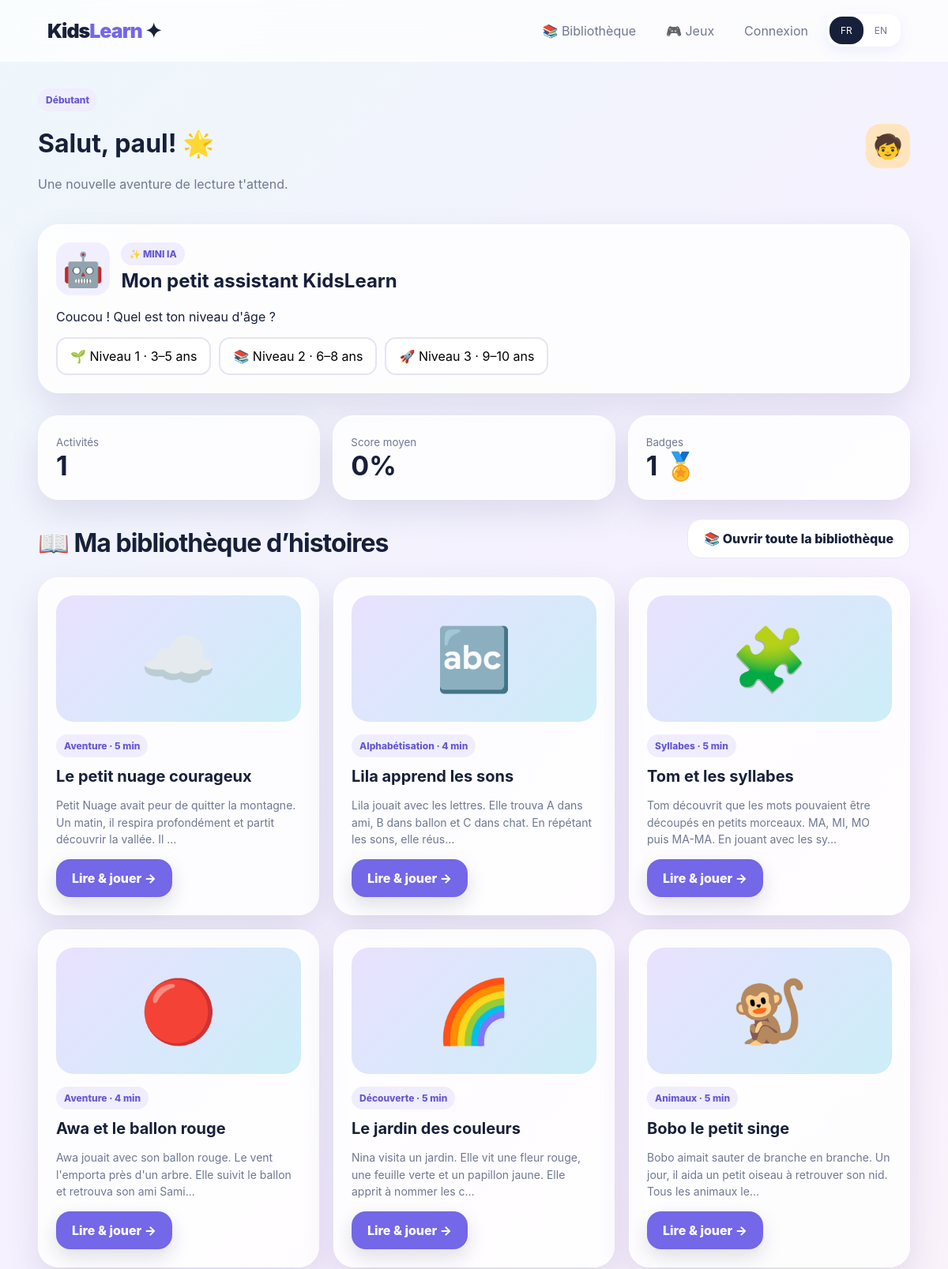
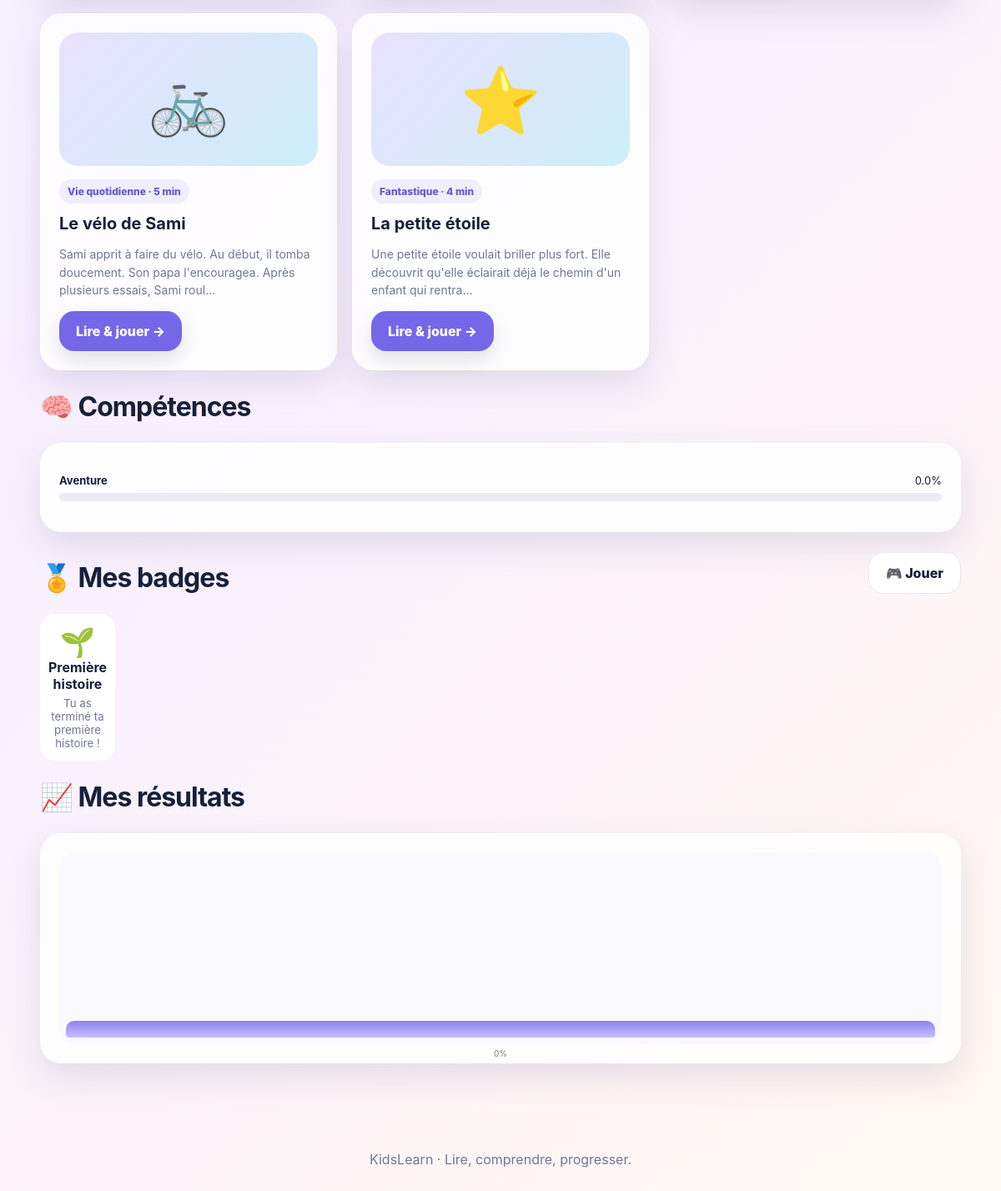
Screenshot of /child/1 with the database file from the repository (2 pictures, top to bottom).
### tables this page shows
CREATE TABLE children(
      id INTEGER PRIMARY KEY AUTOINCREMENT,parent_id INTEGER NOT NULL,name TEXT NOT NULL,
      age INTEGER NOT NULL,level TEXT NOT NULL,avatar TEXT DEFAULT '🧒',
      FOREIGN KEY(parent_id) REFERENCES users(id)
    );

CREATE TABLE stories(
      id INTEGER PRIMARY KEY AUTOINCREMENT,title_fr TEXT NOT NULL,title_en TEXT NOT NULL,
      level TEXT NOT NULL,category TEXT NOT NULL,minutes INTEGER NOT NULL,emoji TEXT NOT NULL,
      text_fr TEXT NOT NULL,text_en TEXT NOT NULL
    );

CREATE TABLE child_badges(
      child_id INTEGER NOT NULL,badge_id INTEGER NOT NULL,earned_at TEXT DEFAULT CURRENT_TIMESTAMP,
      PRIMARY KEY(child_id,badge_id),FOREIGN KEY(child_id) REFERENCES children(id),FOREIGN KEY(badge_id) REFERENCES badges(id)
    );

CREATE TABLE badges(
      id INTEGER PRIMARY KEY AUTOINCREMENT,code TEXT UNIQUE NOT NULL,name_fr TEXT NOT NULL,name_en TEXT NOT NULL,
      icon TEXT NOT NULL,description_fr TEXT NOT NULL,description_en TEXT NOT NULL
    );

CREATE TABLE results(
      id INTEGER PRIMARY KEY AUTOINCREMENT,child_id INTEGER NOT NULL,story_id INTEGER NOT NULL,
      score INTEGER NOT NULL,total INTEGER NOT NULL,percentage INTEGER NOT NULL,created_at TEXT DEFAULT CURRENT_TIMESTAMP,
      FOREIGN KEY(child_id) REFERENCES children(id),FOREIGN KEY(story_id) REFERENCES stories(id)
    );

### app.py (the view)
@app.get("/child/<int:child_id>")
def child_dashboard(child_id):
    child=get_child_by_id(child_id)
    if not child: return redirect(url_for("login"))
    if session.get("role")=="parent" and child["parent_id"]!=session["user_id"]: return redirect(url_for("parent_dashboard"))
    if session.get("role")=="child" and session.get("user_id")!=child_id: return redirect(url_for("login"))
    progress=get_child_progress(child_id)
    return render_template("child_dashboard.html",child=child,stories=get_stories(child["level"]),progress=progress,badges=get_child_badges(child_id),skills=get_skill_progress(child_id))

### app.py (called while the page is built)
@app.context_processor
def globals():
    return {"current_lang":session.get("lang","fr"),"langs":LANGS,"user":session.get("user")}

### database.py (called while the page is built)
def get_db():
    conn = sqlite3.connect(DB_PATH)
    conn.row_factory = sqlite3.Row
    return conn

def get_child_by_id(child_id):
    conn=get_db(); row=conn.execute("SELECT * FROM children WHERE id=?",(child_id,)).fetchone(); conn.close()
    return dict(row) if row else None

def get_stories(level=None):
    conn=get_db()
    rows=conn.execute("SELECT * FROM stories "+("WHERE level=? " if level else "")+"ORDER BY id",
                      (level,) if level else ()).fetchall()
    conn.close(); return [dict(r) for r in rows]

def get_child_progress(child_id):
    conn=get_db()
    rows=conn.execute("""SELECT r.*,s.title_fr,s.title_en,s.level,s.category
                         FROM results r JOIN stories s ON s.id=r.story_id
                         WHERE r.child_id=? ORDER BY r.created_at DESC""",(child_id,)).fetchall()
    conn.close(); return [dict(r) for r in rows]

def get_child_badges(child_id):
    conn=get_db()
    rows=conn.execute("""SELECT b.*,cb.earned_at FROM child_badges cb JOIN badges b ON b.id=cb.badge_id
                         WHERE cb.child_id=? ORDER BY cb.earned_at DESC""",(child_id,)).fetchall()
    conn.close(); return [dict(r) for r in rows]

def get_skill_progress(child_id):
    conn=get_db()
    rows=conn.execute("""SELECT q.skill,ROUND(AVG(CASE WHEN q.answer = x.chosen THEN 100.0 ELSE 0 END)) score
                         FROM questions q JOIN (
                           SELECT q2.id,q2.answer,COALESCE(r.percentage,0) AS result_score,
                                  CASE WHEN r.percentage>=50 THEN q2.answer ELSE '' END chosen
                           FROM questions q2 LEFT JOIN results r ON r.story_id=q2.story_id AND r.child_id=?
                         ) x ON x.id=q.id GROUP BY q.skill""",(child_id,)).fetchall()
    rows2=conn.execute("""SELECT s.category skill,ROUND(AVG(r.percentage)) score
                          FROM results r JOIN stories s ON s.id=r.story_id
                          WHERE r.child_id=? GROUP BY s.category""",(child_id,)).fetchall()
    conn.close(); return [dict(r) for r in rows2]

### templates/child_dashboard.html (shortened to what this page needs)
{% extends "base.html" %}
{% block content %}
<div class="dashboard-head">
  <div><span class="tag">{{ child.level }}</span><h1>{{ "Salut" if current_lang=="fr" else "Hi" }}, {{ child.name }}! 🌟</h1>
  <p class="muted">{{ "Une nouvelle aventure de lecture t'attend." if current_lang=="fr" else "A new reading adventure is waiting for you." }}</p></div>
  <div class="avatar">{{ child.avatar }}</div>
</div>
{% include "ai_widget.html" %}
<section class="kpis">
  <div class="card kpi"><small>{{ "Activités" if current_lang=="fr" else "Activities" }}</small><strong>{{ progress|length }}</strong></div>
  <div class="card kpi"><small>{{ "Score moyen" if current_lang=="fr" else "Average score" }}</small><strong>{{ (progress|map(attribute='percentage')|list|sum // (progress|length or 1)) }}%</strong></div>
  <div class="card kpi"><small>{{ "Badges" if current_lang=="fr" else "Badges" }}</small><strong>{{ badges|length }} 🏅</strong></div>
</section>
<div class="section-title"><h2>📖 {{ "Ma bibliothèque d’histoires" if current_lang=="fr" else "My story library" }}</h2><a class="btn alt" href="{{ url_for('library', level=child.level) }}">📚 {{ "Ouvrir toute la bibliothèque" if current_lang=="fr" else "Open full library" }}</a></div>
<section class="grid">
{% for s in stories %}
<article class="card story-card"><div class="story-cover">{{ s.emoji }}</div><span class="tag">{{ s.category }} · {{ s.minutes }} min</span>
<h3>{{ s.title_fr if current_lang=="fr" else s.title_en }}</h3><p>{{ (s.text_fr if current_lang=="fr" else s.text_en)[:115] }}…</p>
<a class="btn purple" href="{{ url_for('story',story_id=s.id) }}">{{ "Lire & jouer" if current_lang=="fr" else "Read & play" }} →</a></article>
{% endfor %}
</section>
<div class="section-title"><h2>🧠 {{ "Compétences" if current_lang=="fr" else "Skills" }}</h2></div>
<div class="card">
{% if skills %}{% for s in skills %}<div class="skill"><div class="skill-top"><b>{{ s.skill }}</b><span>{{ s.score }}%</span></div><div class="progress"><span data-progress="{{ s.score }}"></span></div></div>{% endfor %}
{% else %}<p class="muted">{{ "Termine une première activité pour voir tes compétences." if current_lang=="fr" else "Complete your first activity to see your skills." }}</p>{% endif %}
</div>
<div class="section-title"><h2>🏅 {{ "Mes badges" if current_lang=="fr" else "My badges" }}</h2><a class="btn alt" href="{{ url_for('games') }}">🎮 {{ "Jouer" if current_lang=="fr" else "Play" }}</a></div>
<div class="badges">
{% for b in badges %}<div class="badge"><div class="icon">{{ b.icon }}</div><b>{{ b.name_fr if current_lang=="fr" else b.name_en }}</b><small>{{ b.description_fr if current_lang=="fr" else b.description_en }}</small></div>{% endfor %}
</div>
{% if progress %}
<div class="section-title"><h2>📈 {{ "Mes résultats" if current_lang=="fr" else "My results" }}</h2></div>
<div class="card">
<div class="chart">{% for r in progress[:8]|reverse %}<div class="bar" style="height:{{ [r.percentage,10]|max }}%"><small>{{ r.percentage }}%</small></div>{% endfor %}</div>
</div>
{% endif %}
{% endblock %}

### static/css/style.css (style rules this page uses)
:root { --ink:#17203a; --muted:#6f7892; --purple:#7467e8; --purple2:#a69cf5; --pink:#f6b7d2; --cream:#fffaf4; --blue:#bde8f7; --card:#ffffffd9; --shadow:0 16px 40px rgba(70,64,120,.13); --radius:26px; }
* { box-sizing:border-box }
body { margin:0;font-family:Inter,ui-sans-serif,system-ui,-apple-system,BlinkMacSystemFont,"Segoe UI",sans-serif;color:var(--ink);background:linear-gradient(135deg,#eef7fb 0%,#f7efff 48%,#fff8f1 100%);min-height:100vh }
a { text-decoration:none;color:inherit }
.btn { display:inline-flex;align-items:center;gap:9px;border:0;padding:14px 20px;border-radius:18px;background:var(--ink);color:#fff;font-weight:800;cursor:pointer;box-shadow:0 10px 24px #17203a22 }
.btn.alt { background:#fff;color:var(--ink);box-shadow:none;border:1px solid #e9e6f7 }
.btn.purple { background:var(--purple) }
.section-title { display:flex;justify-content:space-between;align-items:end;margin:24px 0 }
.section-title h2 { font-size:32px;margin:0;letter-spacing:-1px }
.muted { color:var(--muted) }
.grid { display:grid;grid-template-columns:repeat(3,1fr);gap:18px }
.card { background:var(--card);border:1px solid #fff;border-radius:var(--radius);box-shadow:var(--shadow);padding:22px }
.story-cover { height:160px;border-radius:22px;background:linear-gradient(135deg,#e9e1ff,#cceef8);display:flex;align-items:center;justify-content:center;font-size:78px;margin-bottom:16px }
.tag { display:inline-flex;padding:7px 10px;border-radius:999px;background:#f0edff;color:#6459ce;font-size:12px;font-weight:800 }
.story-card h3 { margin:12px 0 8px;font-size:20px }
.story-card p { color:var(--muted);line-height:1.55;font-size:14px }
.dashboard-head { display:flex;justify-content:space-between;gap:20px;align-items:center;margin-bottom:25px }
.avatar { width:56px;height:56px;border-radius:18px;background:#ffe4bd;display:grid;place-items:center;font-size:30px }
.kpis { display:grid;grid-template-columns:repeat(3,1fr);gap:16px;margin-bottom:24px }
.kpi strong { font-size:34px;display:block }
.kpi small { color:var(--muted) }
.progress { height:10px;background:#eceaf3;border-radius:999px;overflow:hidden }
.chart { height:230px;display:flex;align-items:end;gap:10px;padding:20px 8px 8px;border-radius:20px;background:#faf9ff }
.bar { flex:1;min-width:18px;border-radius:10px 10px 4px 4px;background:linear-gradient(180deg,#8d82ee,#c6c0ff);position:relative }
.bar small { position:absolute;bottom:-25px;left:50%;transform:translateX(-50%);font-size:10px;color:#777 }
.badges { display:flex;gap:12px;flex-wrap:wrap }
.badge { width:90px;text-align:center;padding:13px 7px;background:#fff;border-radius:18px }
.badge .icon { font-size:34px }
.badge small { display:block;color:var(--muted);margin-top:5px }
.skill { margin:14px 0 }
.skill-top { display:flex;justify-content:space-between;font-size:13px;margin-bottom:7px }

### rows the page displays
children: level "Débutant", name "paul", avatar "🧒"
stories: emoji "☁️", category "Aventure", minutes "5", title_fr "Le petit nuage courageux", text_fr "Petit Nuage avait peur de quitter la montagne. Un matin, il respira profondément et partit découvrir la vallée. Il", value "Lire & jouer"
stories: emoji "🔤", category "Alphabétisation", minutes "4", title_fr "Lila apprend les sons", text_fr "Lila jouait avec les lettres. Elle trouva A dans ami, B dans ballon et C dans chat. En répétant les sons, elle réus", value "Lire & jouer"
stories: emoji "🧩", category "Syllabes", minutes "5", title_fr "Tom et les syllabes", text_fr "Tom découvrit que les mots pouvaient être découpés en petits morceaux. MA, MI, MO puis MA-MA. En jouant avec les sy", value "Lire & jouer"
stories: emoji "🔴", category "Aventure", minutes "4", title_fr "Awa et le ballon rouge", text_fr "Awa jouait avec son ballon rouge. Le vent l'emporta près d'un arbre. Elle suivit le ballon et retrouva son ami Sami", value "Lire & jouer"
stories: emoji "🌈", category "Découverte", minutes "5", title_fr "Le jardin des couleurs", text_fr "Nina visita un jardin. Elle vit une fleur rouge, une feuille verte et un papillon jaune. Elle apprit à nommer les c", value "Lire & jouer"
stories: emoji "🐒", category "Animaux", minutes "5", title_fr "Bobo le petit singe", text_fr "Bobo aimait sauter de branche en branche. Un jour, il aida un petit oiseau à retrouver son nid. Tous les animaux le", value "Lire & jouer"
stories: emoji "🚲", category "Vie quotidienne", minutes "5", title_fr "Le vélo de Sami", text_fr "Sami apprit à faire du vélo. Au début, il tomba doucement. Son papa l'encouragea. Après plusieurs essais, Sami roul", value "Lire & jouer"
stories: emoji "⭐", category "Fantastique", minutes "4", title_fr "La petite étoile", text_fr "Une petite étoile voulait briller plus fort. Elle découvrit qu'elle éclairait déjà le chemin d'un enfant qui rentra", value "Lire & jouer"
child_badges: icon "🌱", name_fr "Première histoire", description_fr "Tu as terminé ta première histoire !"
results: {{ [r.percentage,10]|max }} 10 (drawn), percentage "0"

### other values shown
{{ 'Bibliothèque' if current_lang=='fr' else 'Library' }} "Bibliothèque"
{{ 'Jeux' if current_lang=='fr' else 'Games' }} "Jeux"
{{ 'Connexion' if current_lang=='fr' else 'Login' }} "Connexion"
{{ "Salut" if current_lang=="fr" else "Hi" }} "Salut"
{{ "Niveau 1 · 3–5 ans" if current_lang=="fr" else "Level 1 · 3–5 years" }} "Niveau 1 · 3–5 ans"
{{ "Niveau 2 · 6–8 ans" if current_lang=="fr" else "Level 2 · 6–8 years" }} "Niveau 2 · 6–8 ans"
{{ "Activités" if current_lang=="fr" else "Activities" }} "Activités"
{{ progress|length }} "1"
{{ "Score moyen" if current_lang=="fr" else "Average score" }} "Score moyen"
{{ "Badges" if current_lang=="fr" else "Badges" }} "Badges"
{{ badges|length }} "1"
{{ "Compétences" if current_lang=="fr" else "Skills" }} "Compétences"
{{ s.skill }} "Aventure"
{{ s.score }} "0.0"
{{ "Mes badges" if current_lang=="fr" else "My badges" }} "Mes badges"
